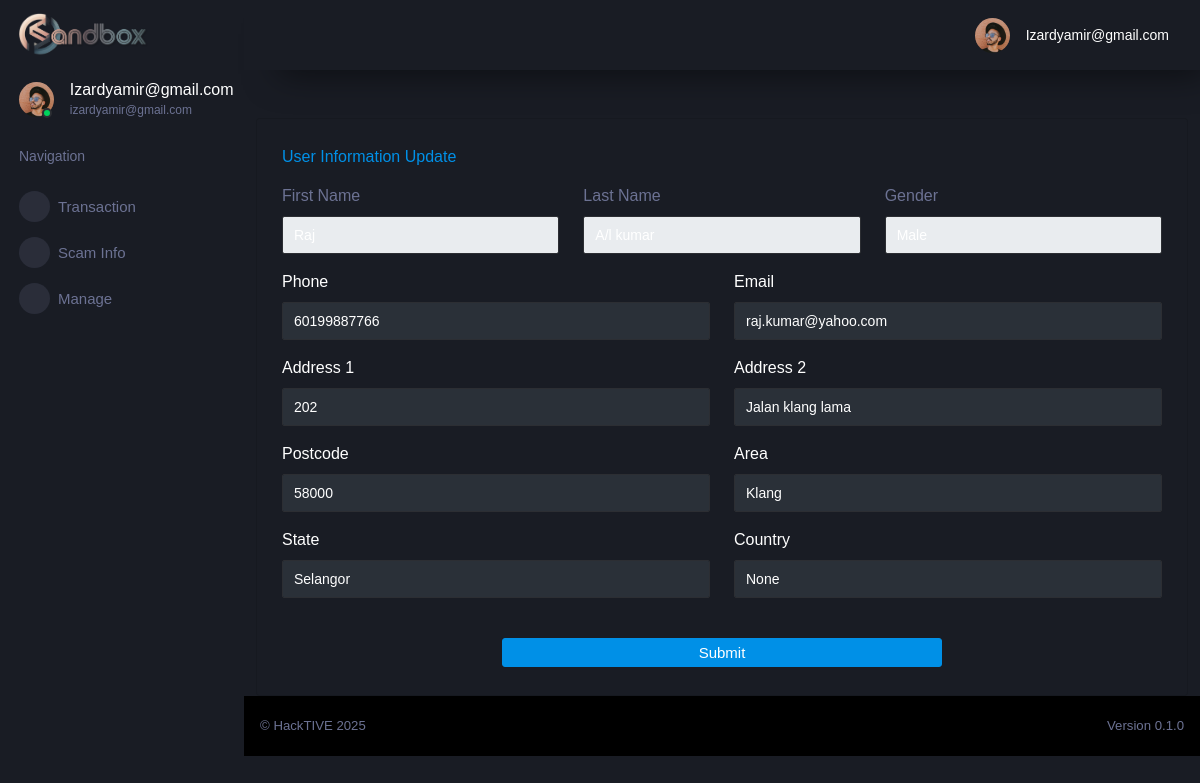
The page /auth/6/admin_update (signed in) on the database its author committed.
### tables this page shows
CREATE TABLE "cif" (
	"id"	INTEGER UNIQUE,
	"username"	TEXT NOT NULL UNIQUE,
	"password"	TEXT,
	"firstname"	TEXT,
	"lastname"	TEXT,
	"gender"	TEXT,
	"dob"	TEXT,
	"ic"	INTEGER UNIQUE,
	"phone"	INTEGER,
	"email"	TEXT UNIQUE,
	"address1"	NUMERIC,
	"address2"	TEXT,
	"postcode"	TEXT,
	"area"	TEXT,
	"state"	TEXT,
	"country"	TEXT,
	"productID"	INTEGER,
	"productNAME"	TEXT,
	"accountID"	INTEGER,
	PRIMARY KEY("id" AUTOINCREMENT)
);

### flaskr/auth.py (the view, shortened to what this page needs)
@bp.route('/<int:id>/admin_update', methods=('GET', 'POST'))
def admin_update(id):
    if g.user['username']=='izardyamir@gmail.com':
        db = get_db()
        users = db.execute(
            'SELECT * FROM cif WHERE id = ?',
            (id,)
        ).fetchone()
    return render_template('auth/admin-update.html', users=users)

### flaskr/auth.py (called while the page is built)
@bp.before_app_request
def load_logged_in_user():
    user_id = session.get('user_id')
    if user_id is None:
        g.user = None
    else:
        g.user = get_db().execute(
            'SELECT * FROM cif WHERE id = ?', (user_id,)
        ).fetchone()

### flaskr/db.py (called while the page is built)
def get_db():
    if 'db' not in g:
        g.db = sqlite3.connect(
            current_app.config['DATABASE'],
            detect_types=sqlite3.PARSE_DECLTYPES
        )
        g.db.row_factory = sqlite3.Row
    return g.db

### flaskr/templates/auth/admin-update.html (shortened to what this page needs)
{% extends "/layouts/base.html" %}
{% block content %}
<div class="container mt-5">
  <div class="row">
    <div class="col-12">
      <div class="card">
        <div class="card-body">
          <h5 class="card-title text-primary">User Information Update</h5>
          <form action="" method="post">
            <div class="row">
              <div class="col-6 col-md-4 mb-3">
                <label class="form-label text-muted">First Name</label>
                <input type="text" class="form-control" value="{{ request.form['firstname'] or users['firstname'] }}" readonly>
              </div>
              <div class="col-6 col-md-4 mb-3">
                <label class="form-label text-muted">Last Name</label>
                <input type="text" class="form-control" value="{{ request.form['lastname'] or users['lastname'] }}" readonly>
              </div>
              <div class="col-6 col-md-4 mb-3">
                <label class="form-label text-muted">Gender</label>
                <input type="text" class="form-control" value="{{ request.form['gender'] or users['gender'] }}" readonly>
              </div>
            </div>
            <div class="row">
              <div class="col-12 col-md-6 mb-3">
                <label class="form-label">Phone</label>
                <input name="phone" type="tel" class="form-control" value="{{ request.form['phone'] or users['phone'] }}" required>
              </div>
              <div class="col-12 col-md-6 mb-3">
                <label class="form-label">Email</label>
                <input name="email" type="email" class="form-control" value="{{ request.form['email'] or users['email'] }}" required>
              </div>
            </div>
            <div class="row">
              <div class="col-12 col-md-6 mb-3">
                <label class="form-label">Address 1</label>
                <input name="address1" type="text" class="form-control" value="{{ request.form['address1'] or users['address1'] }}" required>
              </div>
              <div class="col-12 col-md-6 mb-3">
                <label class="form-label">Address 2</label>
                <input name="address2" type="text" class="form-control" value="{{ request.form['address2'] or users['address2'] }}" required>
              </div>
            </div>
            <div class="row">
              <div class="col-12 col-md-6 mb-3">
                <label class="form-label">Postcode</label>
                <input name="postcode" type="number" class="form-control" value="{{ request.form['postcode'] or users['postcode'] }}" required>
              </div>
              <div class="col-12 col-md-6 mb-3">
                <label class="form-label">Area</label>
                <input name="area" type="text" class="form-control" value="{{ request.form['area'] or users['area'] }}" required>
              </div>
            </div>
            <div class="row">
              <div class="col-12 col-md-6 mb-3">
                <label class="form-label">State</label>
                <input name="state" type="text" class="form-control" value="{{ request.form['state'] or users['state'] }}" required>
              </div>
              <div class="col-12 col-md-6 mb-3">
                <label class="form-label">Country</label>
                <input name="country" type="text" class="form-control" value="{{ request.form['country'] or users['country'] }}" required>
              </div>
            </div>
            <div class="text-center mt-4">
              <button type="submit" class="btn btn-primary w-50">Submit</button>
            </div>
          </form>
        </div>
      </div>
    </div>
  </div>
</div>
{% endblock %}

### flaskr/templates/includes/sidebar.html (shortened to what this page needs)
<nav class="sidebar sidebar-offcanvas" id="sidebar">
    <div class="sidebar-brand-wrapper d-none d-lg-flex align-items-center justify-content-center fixed-top">
      <a class="sidebar-brand brand-logo" href="{{ url_for('main.index') }}"><img src="/static/img/hacktive-team-banner.png" style="width:60%; height:auto; display: block; margin: 0 auto 0 -2px; object-fit: contain;"     alt="logo" /></a>
    </div>
    <ul class="nav">
      <li class="nav-item profile">
        <div class="profile-desc">
          <div class="profile-pic">
            <div class="count-indicator">
              <img class="img-xs rounded-circle " src="/static/img/faces/face15.jpg" alt="">
              <span class="count bg-success"></span>
            </div>
            <div class="profile-name">
              <h5 class="mb-0 font-weight-normal">
                {{ (g.user['username']).capitalize() }}
              </h5>
              <span>
                {{ g.user['username'] }}
              </span>
            </div>
          </div>
        </div>
      </li>
      <li class="nav-item nav-category">
        <span class="nav-link">Navigation</span>
      </li>
      <li class="nav-item menu-items">
        <a class="nav-link" data-toggle="collapse" href="#transaction" aria-expanded="false" aria-controls="transaction">
          <span class="menu-icon">
          </span>
          <span class="menu-title">Transaction</span>
          <i class="menu-arrow"></i>
        </a>
      </li>
      <li class="nav-item menu-items">
        <a class="nav-link" data-toggle="collapse" href="#scam-info" aria-expanded="false" aria-controls="scam-info">
          <span class="menu-icon">
          </span>
          <span class="menu-title">Scam Info</span>
          <i class="menu-arrow"></i>
        </a>
      </li>
      <li class="nav-item menu-items">
        <a class="nav-link" data-toggle="collapse" href="#manage" aria-expanded="false" aria-controls="manage">
          <span class="menu-icon">
          </span>
          <span class="menu-title">Manage</span>
          <i class="menu-arrow"></i>
        </a>
      </li>
    </ul>
  </nav>

### flaskr/templates/includes/navigation.html (shortened to what this page needs)
<nav class="navbar p-0 fixed-top d-flex flex-row">
    <div class="navbar-menu-wrapper flex-grow d-flex align-items-stretch">
      <button class="navbar-toggler navbar-toggler align-self-center" type="button" data-toggle="minimize">
      </button>
      <ul class="navbar-nav navbar-nav-right">
        <li class="nav-item dropdown">
          <a class="nav-link" id="profileDropdown" href="#" data-toggle="dropdown">
            <div class="navbar-profile">
              <img class="img-xs rounded-circle" src="/static/img/faces/face15.jpg" alt="">
              <p class="mb-0 d-none d-sm-block navbar-profile-name">
                {{ (g.user['username']).capitalize() }}
              </p>
            </div>
          </a>
        </li>
      </ul>
    </div>
  </nav>

### rows shown on the page
cif: username "Izardyamir@gmail.com", user.username "izardyamir@gmail.com"
cif: firstname "Raj", lastname "A/l kumar", gender "Male", phone "60199887766", email "raj.kumar@yahoo.com", address1 "202", address2 "Jalan klang lama", postcode "58000", area "Klang", state "Selangor"
